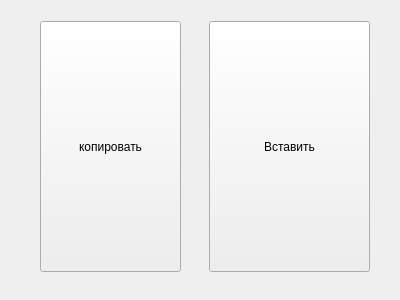
<?xml version="1.0" encoding="UTF-8"?>
<ui version="4.0">
 <class>WinB</class>
 <widget class="QWidget" name="WinB">
  <property name="geometry">
   <rect>
    <x>0</x>
    <y>0</y>
    <width>400</width>
    <height>300</height>
   </rect>
  </property>
  <property name="windowTitle">
   <string>Form</string>
  </property>
  <widget class="QPushButton" name="copyButton">
   <property name="geometry">
    <rect>
     <x>40</x>
     <y>21</y>
     <width>141</width>
     <height>251</height>
    </rect>
   </property>
   <property name="text">
    <string>копировать</string>
   </property>
  </widget>
  <widget class="QPushButton" name="pasteButton">
   <property name="geometry">
    <rect>
     <x>209</x>
     <y>21</y>
     <width>161</width>
     <height>251</height>
    </rect>
   </property>
   <property name="text">
    <string>Вставить</string>
   </property>
  </widget>
 </widget>
 <resources/>
 <connections/>
</ui>
